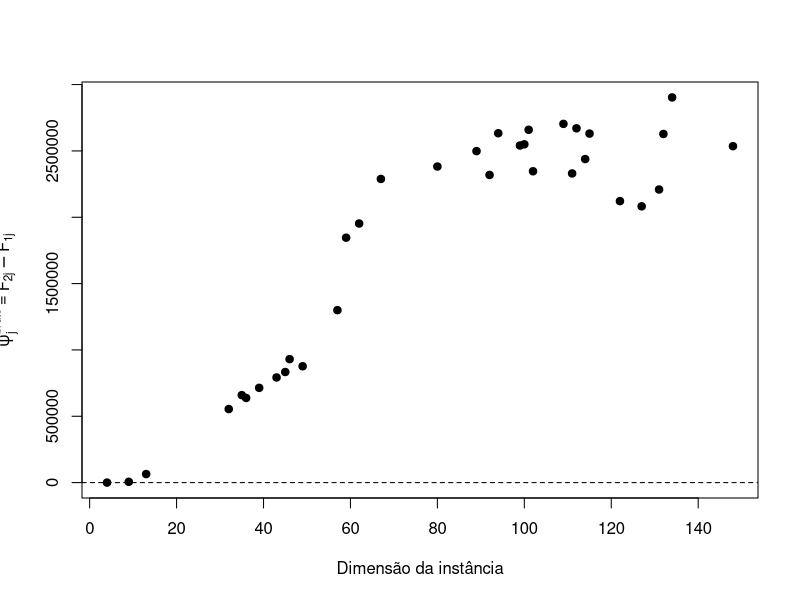
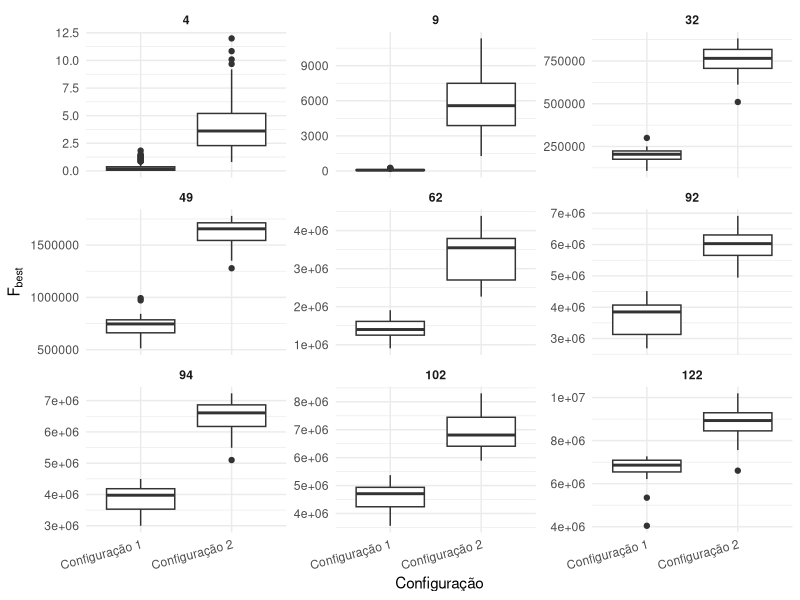
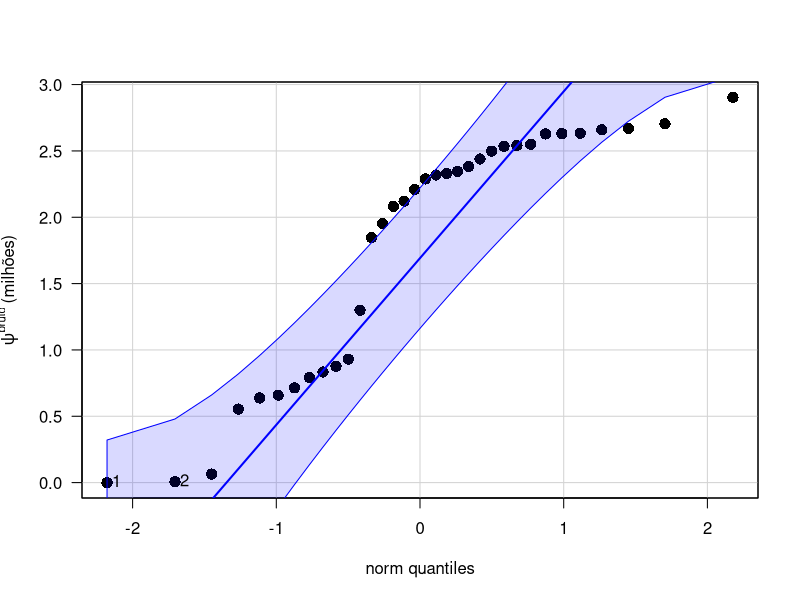
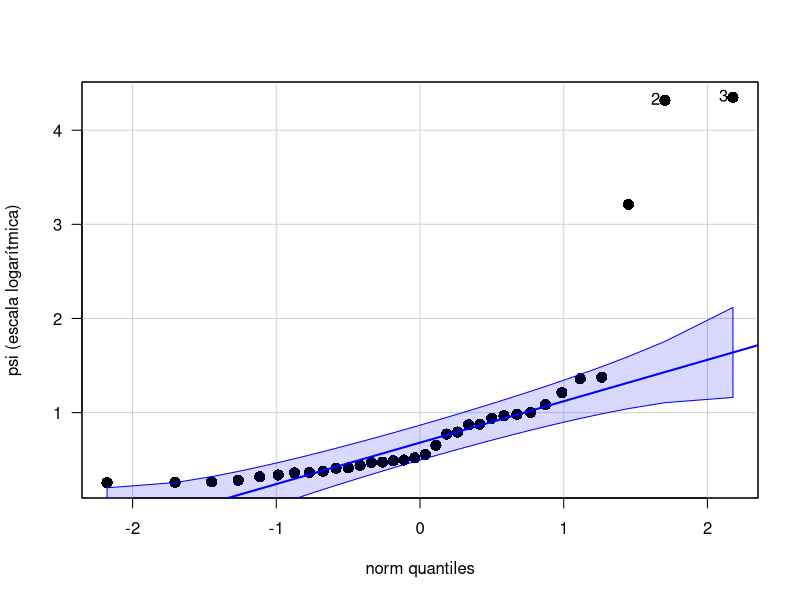
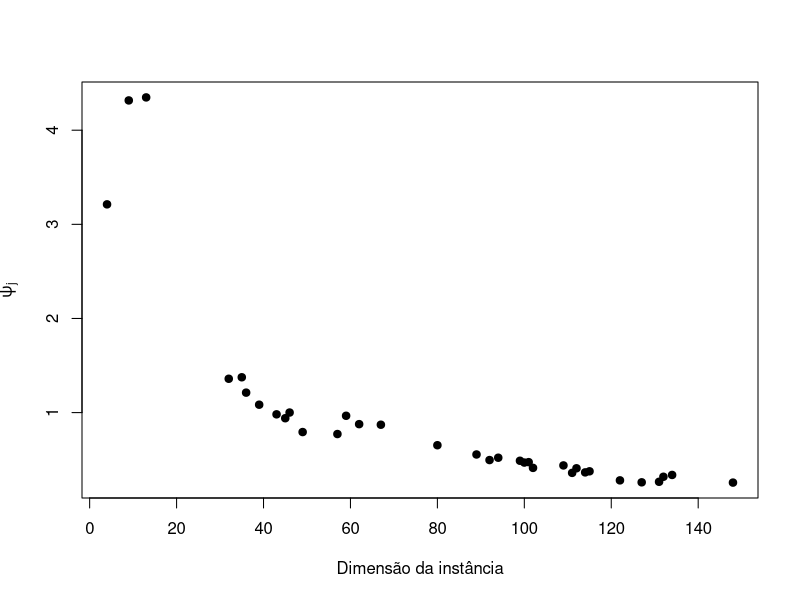
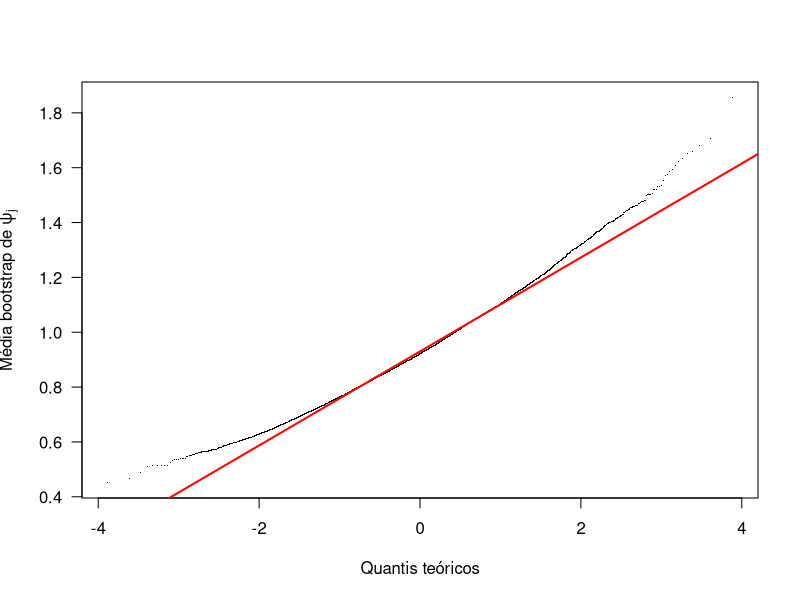

Source code (R) for these figures, in order:
## ---- chunk 1
power.t.test(delta = 0.5, sd = 1, sig.level = 0.05, power = 0.8,
             type = "paired", alternative = "two.sided")
## ---- chunk 2
set.seed(2026)
dims <- sort(sample(2:150, size = 34, replace = FALSE))

cat("**Dimensões selecionadas:** ", paste(dims, collapse = ", "), ".")
## ---- chunk 3

# Leitura dos dados brutos
res <- read.csv("dados_ec03.csv",
                sep = ";", dec = ".", header = TRUE)

# Média e número de repetições por dimensão e configuração
estatisticas <- aggregate(
  Fbest ~ dim + config,
  data = res,
  FUN = function(x) c(media = mean(x), n = length(x))
)

medias <- data.frame(
  dim    = estatisticas$dim,
  config = estatisticas$config,
  media  = estatisticas$Fbest[, "media"],
  n      = estatisticas$Fbest[, "n"]
)

media1 <- subset(medias, config == 1, select = c(dim, media, n))
media2 <- subset(medias, config == 2, select = c(dim, media, n))
names(media1) <- c("dim", "media1", "n1")
names(media2) <- c("dim", "media2", "n2")

diferencas <- merge(media1, media2, by = "dim")

# Diferença: Configuração 2 - Configuração 1 (escala original)
diferencas$psi_bruto <- diferencas$media2 - diferencas$media1
diferencas <- diferencas[order(diferencas$dim), ]
## ---- chunk 4
plot(
  x = diferencas$dim,
  y = diferencas$psi_bruto,
  xlab = "Dimensão da instância",
  ylab = expression(psi[j]^{bruto} == bar(F)[2*j] - bar(F)[1*j]),
  pch = 19
)
abline(h = 0, lty = 2)
## ---- chunk 5
set.seed(1)

dims_expl <- sort(sample(dims, size = 9, replace = FALSE))


cat("**Dimensões selecionadas para a análise exploratória:** ",
    paste(dims_expl, collapse = ", "), ".")

## ---- chunk 6

library(ggplot2)

res_expl <- subset(res, dim %in% dims_expl)

res_expl$config <- factor(
  res_expl$config,
  levels = c(1, 2),
  labels = c("Configuração 1", "Configuração 2")
)

ggplot(res_expl, aes(x = config, y = Fbest)) +
  geom_boxplot() +
  facet_wrap(~ dim, scales = "free_y") +
  labs(
    x = "Configuração",
    y = expression(F[best])
  ) +
  theme_minimal() +
  theme(
    strip.text = element_text(face = "bold"),
    axis.text.x = element_text(angle = 15, hjust = 1)
  )
## ---- chunk 7
sw_bruto <- shapiro.test(diferencas$psi_bruto)
## ---- chunk 8
invisible(
car::qqPlot(diferencas$psi_bruto / 1e6,
            id = TRUE,
            ylab = expression(psi^{bruto}~"(milhões)"),
            cex = 1.5,
            pch = 16,
            las = 1)
)
## ---- chunk 9
res$log_Fbest <- log(res$Fbest)

medias_log <- aggregate(log_Fbest ~ dim + config, data = res, FUN = mean)

m1 <- subset(medias_log, config == 1, select = c(dim, log_Fbest))
m2 <- subset(medias_log, config == 2, select = c(dim, log_Fbest))
names(m1)[2] <- "Y1"
names(m2)[2] <- "Y2"

diferencas_log <- merge(m1, m2, by = "dim")
diferencas_log$psi <- diferencas_log$Y2 - diferencas_log$Y1
diferencas_log <- diferencas_log[order(diferencas_log$dim), ]

sw_log   <- shapiro.test(diferencas_log$psi)
extremos <- order(diferencas_log$psi, decreasing = TRUE)[1:3]
## ---- chunk 10
invisible(
  car::qqPlot(diferencas_log$psi,
              id = TRUE,
              ylab = "psi (escala logarítmica)",
              cex = 1.5,
              pch = 16,
              las = 1)
)
## ---- chunk 11
plot(
  x = diferencas_log$dim,
  y = diferencas_log$psi,
  xlab = "Dimensão da instância",
  ylab = expression(psi[j]),
  pch = 19
)
abline(h = 0, lty = 2)
## ---- chunk 12
alpha  <- 0.05
d_star <- 0.5

psi   <- diferencas_log$psi
N     <- length(psi)
psi_m <- mean(psi)
psi_s <- sd(psi)

# número com vírgula decimal, para uso em modo matemático
fm <- function(x, d = 2) gsub(".", "{,}", sprintf(paste0("%.", d, "f"), x), fixed = TRUE)
# p-valor: "< 0,001" quando muito pequeno
fp <- function(p) if (p < 0.001) "< 0{,}001" else paste("=", fm(p, 3))
# porcentagem inteira
fpct <- function(x) paste0(round(100 * x), "\\%")
## ---- chunk 13
teste_t <- t.test(diferencas_log$Y2, diferencas_log$Y1, paired = TRUE,
                  alternative = "two.sided", conf.level = 1 - alpha)
## ---- chunk 14
set.seed(2026)
media_boot <- replicate(9999, mean(sample(psi, N, replace = TRUE)))
ic_boot    <- quantile(media_boot, c(alpha / 2, 1 - alpha / 2))

qqnorm(media_boot, pch = ".", las = 1, main = "",
       xlab = "Quantis teóricos", ylab = expression("Média bootstrap de " * psi[j]))
qqline(media_boot, col = "red", lwd = 2)
## ---- chunk 15
n_sinal <- sum(psi != 0)
r_sinal <- sum(psi > 0)
p_sinal <- min(1, 2 * pbinom(min(r_sinal, n_sinal - r_sinal), n_sinal, prob = 0.5))
## ---- chunk 16
ic_t   <- teste_t$conf.int
t_crit <- qt(1 - alpha / 2, df = N - 1)
d_hat  <- psi_m / psi_s
razao    <- exp(psi_m)
razao_ic <- exp(ic_t)
## ---- chunk 17
knitr::kable(
  diferencas,
  digits = 2,
  col.names = c("Dimensão", "Média Config. 1", "n1",
                "Média Config. 2", "n2", "Diferença (psi bruto)"),
  caption = "Desempenho médio (escala original) e número de repetições por instância."
)
